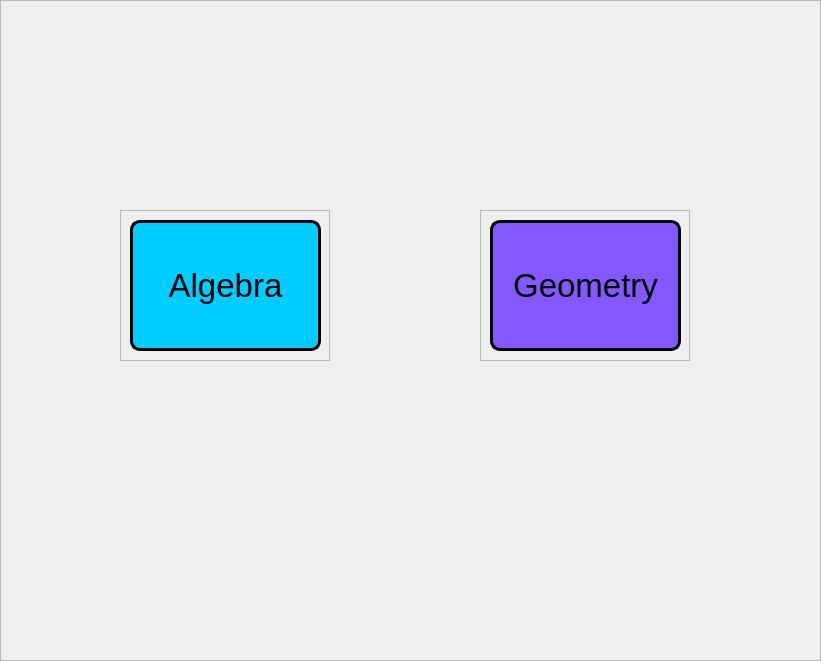
   <widget class="QFrame" name="home_window">
    <property name="enabled">
     <bool>true</bool>
    </property>
    <property name="geometry">
     <rect>
      <x>0</x>
      <y>0</y>
      <width>821</width>
      <height>661</height>
     </rect>
    </property>
    <property name="toolTip">
     <string/>
    </property>
    <property name="frameShape">
     <enum>QFrame::StyledPanel</enum>
    </property>
    <property name="frameShadow">
     <enum>QFrame::Raised</enum>
    </property>
    <widget class="QFrame" name="algebra_frame">
     <property name="geometry">
      <rect>
       <x>120</x>
       <y>210</y>
       <width>210</width>
       <height>151</height>
      </rect>
     </property>
     <property name="frameShape">
      <enum>QFrame::StyledPanel</enum>
     </property>
     <property name="frameShadow">
      <enum>QFrame::Raised</enum>
     </property>
     <widget class="QPushButton" name="algebra_button">
      <property name="geometry">
       <rect>
        <x>10</x>
        <y>10</y>
        <width>191</width>
        <height>131</height>
       </rect>
      </property>
      <property name="font">
       <font>
        <pointsize>25</pointsize>
       </font>
      </property>
      <property name="cursor">
       <cursorShape>PointingHandCursor</cursorShape>
      </property>
      <property name="styleSheet">
       <string notr="true">QPushButton {
	background-color: rgb(0, 205, 255);
	border-radius: 10px;
	border-width: 3px;
	border-color: black;
	border-style: solid;
}

QPushButton:pressed {
	background:rgb(0, 203, 14);
}</string>
      </property>
      <property name="text">
       <string>Algebra</string>
      </property>
     </widget>
    </widget>
    <widget class="QFrame" name="geometry_frame">
     <property name="geometry">
      <rect>
       <x>480</x>
       <y>210</y>
       <width>210</width>
       <height>151</height>
      </rect>
     </property>
     <property name="frameShape">
      <enum>QFrame::StyledPanel</enum>
     </property>
     <property name="frameShadow">
      <enum>QFrame::Raised</enum>
     </property>
     <widget class="QPushButton" name="geometry_button">
      <property name="geometry">
       <rect>
        <x>10</x>
        <y>10</y>
        <width>191</width>
        <height>131</height>
       </rect>
      </property>
      <property name="font">
       <font>
        <family>MS Shell Dlg 2</family>
        <pointsize>25</pointsize>
       </font>
      </property>
      <property name="cursor">
       <cursorShape>PointingHandCursor</cursorShape>
      </property>
      <property name="styleSheet">
       <string notr="true">QPushButton {
	background-color: rgb(131, 89, 255);
	border-radius: 10px;
	border-width: 3px;
	border-color: black;
	border-style: solid;
}

QPushButton:pressed {
	background:rgb(0, 203, 14);
}</string>
      </property>
      <property name="text">
       <string>Geometry</string>
      </property>
     </widget>
    </widget>
   </widget>
